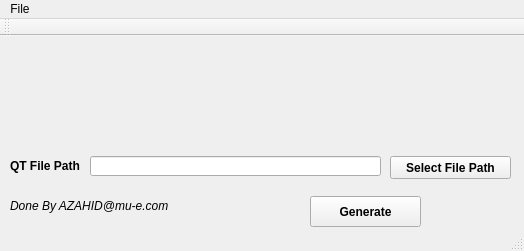
<?xml version="1.0" encoding="UTF-8"?>
<ui version="4.0">
 <class>ConverterUitoPy</class>
 <widget class="QMainWindow" name="ConverterUitoPy">
  <property name="geometry">
   <rect>
    <x>0</x>
    <y>0</y>
    <width>524</width>
    <height>251</height>
   </rect>
  </property>
  <property name="windowTitle">
   <string>MainWinTraining</string>
  </property>
  <property name="documentMode">
   <bool>true</bool>
  </property>
  <widget class="QWidget" name="centralWidget">
   <widget class="QLineEdit" name="lineEdit">
    <property name="geometry">
     <rect>
      <x>90</x>
      <y>120</y>
      <width>291</width>
      <height>20</height>
     </rect>
    </property>
   </widget>
   <widget class="QLabel" name="label">
    <property name="geometry">
     <rect>
      <x>10</x>
      <y>120</y>
      <width>71</width>
      <height>20</height>
     </rect>
    </property>
    <property name="font">
     <font>
      <weight>75</weight>
      <bold>true</bold>
     </font>
    </property>
    <property name="text">
     <string>QT File Path</string>
    </property>
   </widget>
   <widget class="QPushButton" name="pushButton">
    <property name="geometry">
     <rect>
      <x>390</x>
      <y>120</y>
      <width>121</width>
      <height>23</height>
     </rect>
    </property>
    <property name="font">
     <font>
      <weight>75</weight>
      <bold>true</bold>
     </font>
    </property>
    <property name="text">
     <string>Select File Path</string>
    </property>
   </widget>
   <widget class="QPushButton" name="pushButton_3">
    <property name="geometry">
     <rect>
      <x>310</x>
      <y>160</y>
      <width>111</width>
      <height>31</height>
     </rect>
    </property>
    <property name="font">
     <font>
      <weight>75</weight>
      <bold>true</bold>
     </font>
    </property>
    <property name="text">
     <string>Generate</string>
    </property>
   </widget>
   <widget class="QLabel" name="label_2">
    <property name="geometry">
     <rect>
      <x>10</x>
      <y>160</y>
      <width>181</width>
      <height>20</height>
     </rect>
    </property>
    <property name="font">
     <font>
      <pointsize>9</pointsize>
      <italic>true</italic>
     </font>
    </property>
    <property name="text">
     <string>Done By AZAHID@mu-e.com</string>
    </property>
   </widget>
   <widget class="QLabel" name="label_3">
    <property name="geometry">
     <rect>
      <x>130</x>
      <y>20</y>
      <width>151</width>
      <height>91</height>
     </rect>
    </property>
    <property name="text">
     <string/>
    </property>
    <property name="pixmap">
     <pixmap>LogoConverter.png</pixmap>
    </property>
   </widget>
  </widget>
  <widget class="QMenuBar" name="menuBar">
   <property name="geometry">
    <rect>
     <x>0</x>
     <y>0</y>
     <width>524</width>
     <height>21</height>
    </rect>
   </property>
   <widget class="QMenu" name="menuFile">
    <property name="title">
     <string>File</string>
    </property>
    <addaction name="separator"/>
    <addaction name="actionOpen"/>
    <addaction name="actionClose"/>
   </widget>
   <addaction name="menuFile"/>
  </widget>
  <widget class="QToolBar" name="mainToolBar">
   <attribute name="toolBarArea">
    <enum>TopToolBarArea</enum>
   </attribute>
   <attribute name="toolBarBreak">
    <bool>false</bool>
   </attribute>
  </widget>
  <widget class="QStatusBar" name="statusBar"/>
  <action name="actionOpen">
   <property name="text">
    <string>Open</string>
   </property>
  </action>
  <action name="actionClose">
   <property name="text">
    <string>Close</string>
   </property>
  </action>
 </widget>
 <layoutdefault spacing="6" margin="11"/>
 <resources/>
 <connections/>
</ui>
